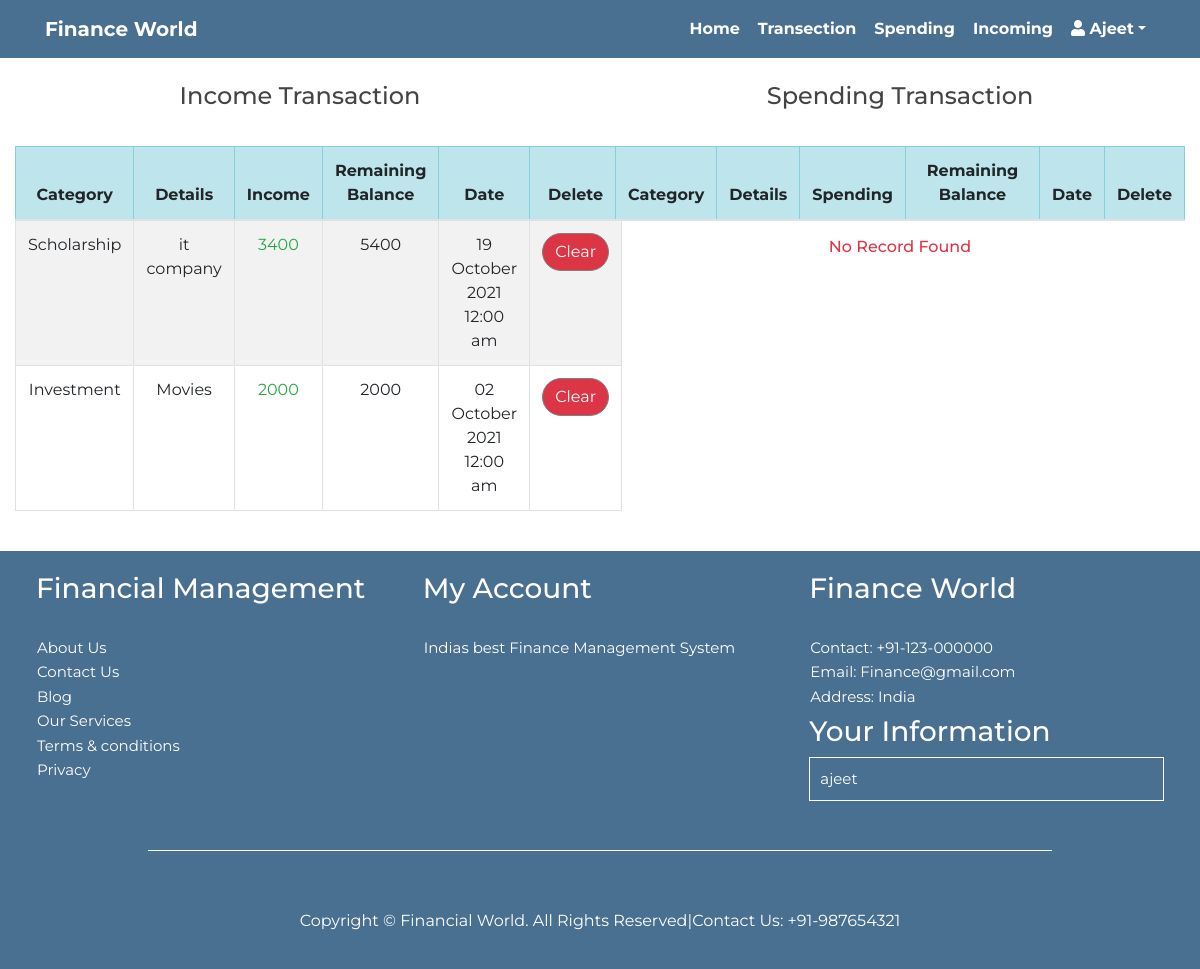
The app's page /transaction/debit.php (signed in) with its own data.
### tables this page shows
CREATE TABLE `income_detail` (
  `id` int(20) NOT NULL,
  `user_id` int(11) NOT NULL,
  `category` varchar(255) NOT NULL,
  `details` varchar(255) NOT NULL,
  `amount` varchar(255) NOT NULL,
  `balance` varchar(20) NOT NULL,
  `dat` varchar(255) NOT NULL
);

### transaction/debit.php (the view, shortened to what this page needs)
<?php
if (!isset($_SESSION['id'])) {
    echo "<h5 class='text-center text-danger mt-5'>Yoc can't access this page directly!</h5>";
}
else{
    $login=$_SESSION['id'];
    }
?>
<!DOCTYPE html>
<html>
<head>
	<?php require_once("../header/header_links.php");?>
     <link rel="stylesheet" type="text/css" href="../CSS/style.css">
</head>
<body>
<?php if(isset($_SESSION['name'])):?>
    <?php require_once("../header/page_topnav.php");?><br>
	<div class="container-fluid">
        <div class="row">
            <div class="col-md-6 col-lg-6 col-sm-6 scrollbar">
                <h4 class="text-center">Income Transaction</h4><hr>
                <table class='table table-striped table-bordered text-center'>
                    <thead>
                        <tr class="table-info">
                            <th>Category</th>
                            <th>Details</th>
                            <th>Income</th>
                            <th>Remaining Balance</th>
                            <th>Date</th>
                            <th>Delete</th>
                        </tr>
                    </thead>
                    <tbody>
                        <?php
                        $sql="SELECT id,category,details,amount,balance,dat FROM income_detail WHERE user_id='$login' ORDER BY dat DESC";
                        $query=mysqli_query($con,$sql);
                        while ($array =mysqli_fetch_assoc($query)){
                            echo "<tr><td>".$array['category']."</td><td>".$array['details']."</td><td class='text-success'>".$array['amount']."</td><td>".$array['balance']."</td><td>".date( 'd F Y h:i a ', strtotime($array['dat']))."</td><td><a href='debit.php?id=".$array['id']."&date=".date('Y-m', strtotime($array['dat']))."' class='btn btn-danger'>Clear</a></td></tr>";
                        }?>
                    </tbody>
                </table>
            </div>
            <?php
            $sql2="SELECT id,category,details,amount,balance,dat FROM spend_detail WHERE user_id='$login' ORDER BY dat DESC";
            $query2=mysqli_query($con,$sql2);
            ?>
            <div class="col-md-6 col-sm-6 col-lg-6 scrollbar">
                <h4 class="text-center">Spending Transaction</h4><hr>
                <table class='table table-striped table-bordered text-center'>
                    <thead>
                        <tr class="table-info">
                            <th>Category</th>
                            <th>Details</th>
                            <th>Spending</th>
                            <th>Remaining Balance</th>
                            <th>Date</th>
                            <th>Delete</th>
                        </tr>
                    </thead>
                </table>
                <?php
                if (mysqli_num_rows($query2)<1) {
                            echo "<h6 class='text-danger text-center'>No Record Found</h6>";
                        }
                ?>
            </div>
        </div>
    </div><br>
    <?php require_once("../header/page_footer.php");?>
<?php endif;?>
</body>
</html>

### header/header_links.php (shortened to what this page needs)
<link rel="stylesheet" href="https://maxcdn.bootstrapcdn.com/bootstrap/4.5.2/css/bootstrap.min.css">
<link rel="stylesheet" href="https://use.fontawesome.com/releases/v5.6.3/css/all.css">
 <link href="https://unpkg.com/aos@2.3.1/dist/aos.css" rel="stylesheet">

### header/page_topnav.php (shortened to what this page needs)
<?php if(isset($_SESSION['name'])):?>
  <nav class="navbar navbar-expand-lg navbar-dark">
        <div class="container">
          <a class="navbar-brand" href="home1.php"><b>Finance World</b></a>
              <div class="collapse navbar-collapse" id="navbarNav" >
                <ul class="navbar-nav ml-auto">
                  <li class="nav-item active">
                      <a class="nav-link" href="http://localhost/college/home1.php">Home<span class="sr-only">(current)</span></a>
                    </li>
                    <li class="nav-item">
                      <a class="nav-link" href="http://localhost/college/transaction/debit.php">Transection</a>
                    </li>
                    <li class="nav-item">
                      <a class="nav-link" href="http://localhost/college/Expenses/Expense.php">Spending</a>
                    </li>
                    <li class="nav-item">
                      <a class="nav-link" href="http://localhost/college/Incomes/income.php">Incoming</a>
                    </li>
                    <li class="nav-item dropdown">
                      <a class="nav-link dropdown-toggle" href="#" id="LinkDropdownDemo" role="button" data-toggle="dropdown" aria-haspopup="true" aria-expanded="false"><i class="fa fa-user"></i>&nbsp;<?php echo($_SESSION['name']);?></a>
                    </li>
                  </ul>
              </div>
          </div>
    </nav>
<?php endif;?>

### header/page_footer.php
 <div class="footer">
   <div class="container-fluid" id="footer">
       <div class="row">
           <div class="col-md-4 col-sm-6">
                <div class="caption">
                    <ul>
                        <h3>Financial Management</h3><br>
                       <li><a href="http://localhost/college/about/about.php">About Us</a></li>
                       <li><a href="#">Contact Us</a></li>
                        <li><a href="#">Blog</a></li>
                        <li><a href="#">Our Services</a></li>
                        <li><a href="#">Terms & conditions</a></li>
                        <li><a href="#">Privacy</a></li>
                    </ul>
               </div>
           </div>
           <div class="col-md-4 col-sm-6">
                <div class="caption">
                   <ul>
                       <h3>My Account</h3><br>
                           <li>Indias best Finance Management System</li>
                    </ul>
               </div>
           </div>
           <div class="col-md-4 col-sm-6">
                <div class="caption">
                    <ul>
                        <h3>Finance World </h3><br>
                       <li>Contact: +91-123-000000</li>
                        <li>Email: Finance@gmail.com</li>
                        <li>Address: India </li>
                        <li></li>
                        <li></li>
                        <li></li>
                        <?php if(isset($_SESSION['name'])):?>
                           <h3>Your Information </h3>
                           <?php  echo '<p style="border: 1px solid #fff;width: 100%;padding: 10px;">'.$_SESSION['name'];?>
                       <?php endif;?>
                    </ul>
               </div>
           </div>
       </div>
       <hr>
   </div>
   </div>
<div class="footer">
           <p class="text-center">Copyright © Financial World. All Rights Reserved|Contact Us: +91-987654321</p>
</div>

### css/style.css (style rules this page uses)
body { font-family: "Montserrat", sans-serif; background: #fff; color: #444; }
.navbar-dark { background-color: rgb(73, 112, 144); }
.navbar-dark .navbar-nav .nav-link { font-weight: 700; color: #fff !important; text-transform: capitalize; }
.col-md-4, .col-md-3 { background: #fff; height:100%; border-radius: 5px; font-size: 15px; }
hr { width: 80%; height: 2px; color: white; border-top: 1.5px solid white; }
.btn { color: white; border: 1px solid grey; border-radius: 20px; transition: all 200ms; }
.footer { padding: 20px; background:rgb(73, 112, 144); color:#fff; }
.footer .caption ul,li { list-style: none; padding: 1px; }
.footer .caption li a { color: #fff; font-size: 15px; text-decoration: none; }
.footer .col-md-4 { background-color: transparent; }

### transaction/debit.php (style rules this page uses)
body { background: none; }
.footer { padding: 20px; background:rgb(73, 112, 144); color:#fff; }
.footer .caption ul,li { list-style: none; padding: 1px; text-align: left; }
.footer .caption li a { color: #fff; font-size: 15px; text-decoration: none; }
.footer .col-md-4 { background-color: transparent; }

### records on screen
income_detail: category "Scholarship", details "it company", amount "3400", balance "5400", dat "19 October 2021 12:00 am"
income_detail: category "Investment", details "Movies", amount "2000", balance "2000", dat "02 October 2021 12:00 am"

### other values on screen
$_SESSION['name'] "Ajeet"
$_SESSION['name'] "ajeet"
